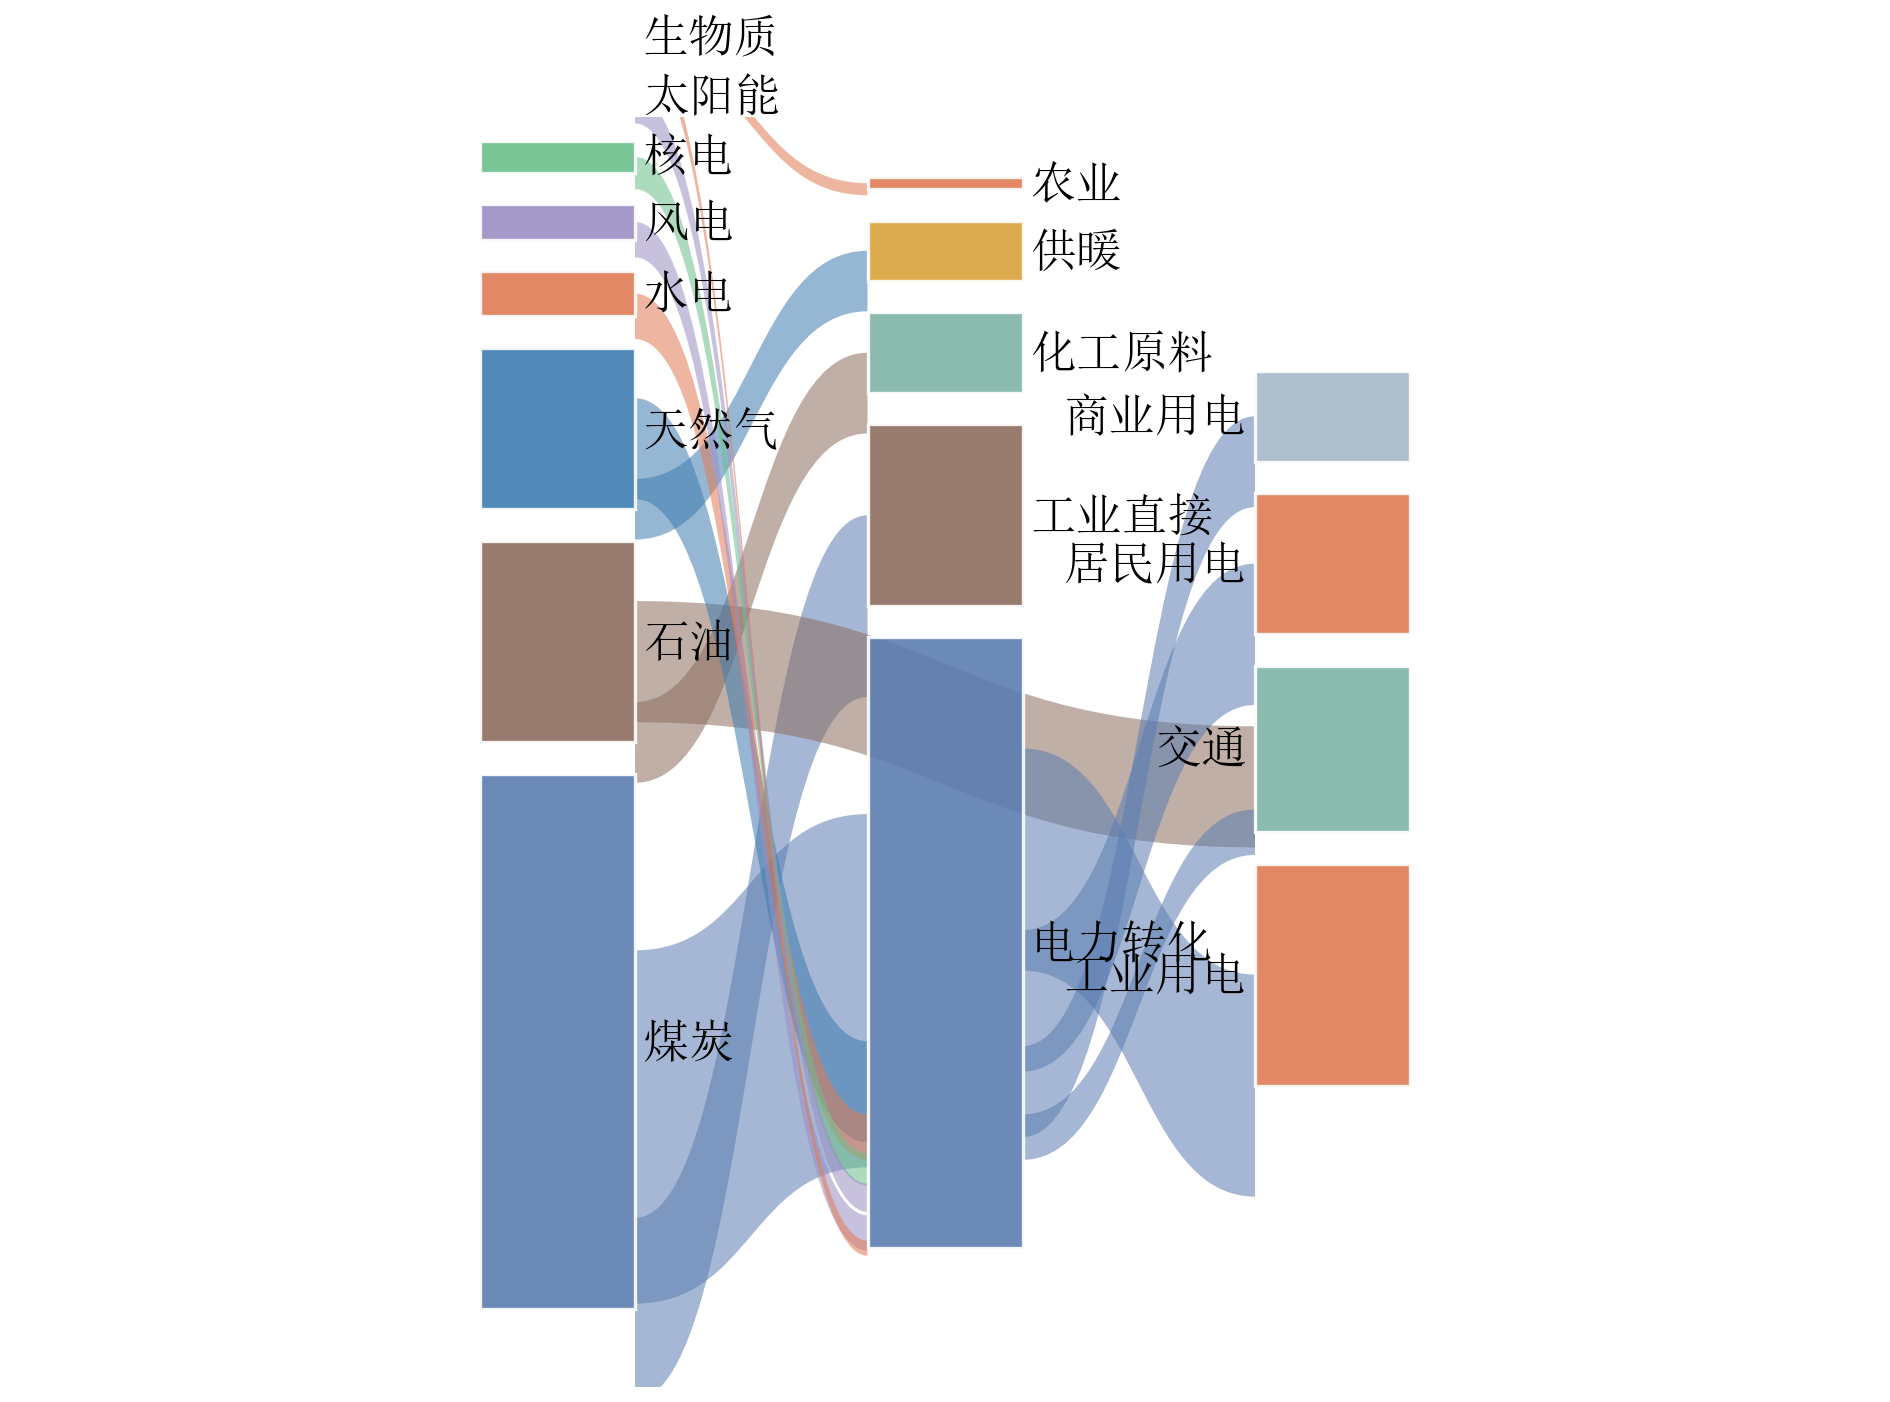

Python code for this plot:
"""
31_sankey.py — 桑基图

展示 plot_sankey()：某区域能源系统的能源流向（PWh/年）。
三层结构：一次能源 → 转化环节 → 终端消费，节点高度与流量带宽度
均正比于流量值。
"""

import sciplot as sp

# ── 数据 ──────────────────────────────────────────────────────
# 源节点 → 目标节点 → 流量（PWh/年）
sources = [
    "煤炭", "煤炭", "石油", "石油", "天然气", "天然气", "水电", "核电",
    "太阳能", "风电", "生物质", "生物质",
]
targets = [
    "电力转化", "工业直接", "交通", "化工原料", "电力转化", "供暖",
    "电力转化", "电力转化", "电力转化", "电力转化", "电力转化", "农业",
]
values = [
    35.0, 18.0, 12.0, 8.0, 10.0, 6.0,
    4.5, 3.2, 2.8, 3.5, 1.5, 1.2,
]
extra_sources = ["电力转化", "电力转化", "电力转化", "电力转化"]
extra_targets = ["工业用电", "居民用电", "商业用电", "交通"]
extra_values = [22.0, 14.0, 9.0, 4.5]

# ── 绘图 ──────────────────────────────────────────────────────
sp.setup_style("presentation", "pastel", lang="zh")

fig, ax = sp.plot_sankey(
    sources + extra_sources,
    targets + extra_targets,
    values + extra_values,
    node_colors=[
        "#5B7DB1", "#5B7DB1", "#8C6D5F", "#8C6D5F", "#7FB3A6", "#7FB3A6",
        "#3E7CB1", "#D9A23C", "#E07B54", "#6BBF8A", "#9B8EC4", "#9B8EC4",
        "#E07B54", "#E07B54", "#E07B54", "#E07B54", "#A8B8C8",
    ],
    min_flow=1.0,
)

# ── 保存 ──────────────────────────────────────────────────────
sp.save(fig, "showcase/31_sankey", formats=("png",), dpi=300)
